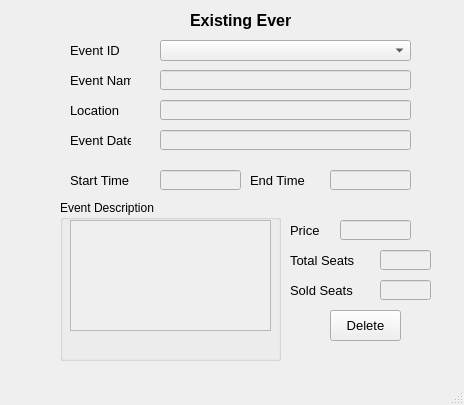
<?xml version="1.0" encoding="UTF-8"?>
<ui version="4.0">
 <class>MainWindow</class>
 <widget class="QMainWindow" name="MainWindow">
  <property name="geometry">
   <rect>
    <x>0</x>
    <y>0</y>
    <width>464</width>
    <height>405</height>
   </rect>
  </property>
  <property name="font">
   <font>
    <pointsize>12</pointsize>
   </font>
  </property>
  <property name="windowTitle">
   <string>MainWindow</string>
  </property>
  <widget class="QWidget" name="centralwidget">
   <widget class="QLabel" name="label">
    <property name="geometry">
     <rect>
      <x>70</x>
      <y>70</y>
      <width>61</width>
      <height>21</height>
     </rect>
    </property>
    <property name="font">
     <font>
      <pointsize>10</pointsize>
     </font>
    </property>
    <property name="text">
     <string>Event Name</string>
    </property>
   </widget>
   <widget class="QLabel" name="label_2">
    <property name="geometry">
     <rect>
      <x>190</x>
      <y>10</y>
      <width>101</width>
      <height>21</height>
     </rect>
    </property>
    <property name="font">
     <font>
      <weight>75</weight>
      <bold>true</bold>
     </font>
    </property>
    <property name="text">
     <string>Existing Events</string>
    </property>
   </widget>
   <widget class="QLabel" name="label_3">
    <property name="geometry">
     <rect>
      <x>70</x>
      <y>170</y>
      <width>81</width>
      <height>21</height>
     </rect>
    </property>
    <property name="font">
     <font>
      <pointsize>10</pointsize>
     </font>
    </property>
    <property name="text">
     <string>Start Time</string>
    </property>
   </widget>
   <widget class="QLabel" name="label_4">
    <property name="geometry">
     <rect>
      <x>70</x>
      <y>130</y>
      <width>61</width>
      <height>21</height>
     </rect>
    </property>
    <property name="font">
     <font>
      <pointsize>10</pointsize>
     </font>
    </property>
    <property name="text">
     <string>Event Date</string>
    </property>
   </widget>
   <widget class="QLabel" name="label_5">
    <property name="geometry">
     <rect>
      <x>250</x>
      <y>170</y>
      <width>71</width>
      <height>21</height>
     </rect>
    </property>
    <property name="font">
     <font>
      <pointsize>10</pointsize>
     </font>
    </property>
    <property name="text">
     <string>End Time</string>
    </property>
   </widget>
   <widget class="QGroupBox" name="groupBox">
    <property name="geometry">
     <rect>
      <x>60</x>
      <y>200</y>
      <width>221</width>
      <height>161</height>
     </rect>
    </property>
    <property name="font">
     <font>
      <pointsize>9</pointsize>
     </font>
    </property>
    <property name="title">
     <string>Event Description</string>
    </property>
    <widget class="QTextEdit" name="textEdit_desc">
     <property name="enabled">
      <bool>false</bool>
     </property>
     <property name="geometry">
      <rect>
       <x>10</x>
       <y>20</y>
       <width>201</width>
       <height>111</height>
      </rect>
     </property>
     <property name="html">
      <string>&lt;!DOCTYPE HTML PUBLIC &quot;-//W3C//DTD HTML 4.0//EN&quot; &quot;http://www.w3.org/TR/REC-html40/strict.dtd&quot;&gt;
&lt;html&gt;&lt;head&gt;&lt;meta name=&quot;qrichtext&quot; content=&quot;1&quot; /&gt;&lt;style type=&quot;text/css&quot;&gt;
p, li { white-space: pre-wrap; }
&lt;/style&gt;&lt;/head&gt;&lt;body style=&quot; font-family:'MS Shell Dlg 2'; font-size:9pt; font-weight:400; font-style:normal;&quot;&gt;
&lt;p style=&quot;-qt-paragraph-type:empty; margin-top:0px; margin-bottom:0px; margin-left:0px; margin-right:0px; -qt-block-indent:0; text-indent:0px;&quot;&gt;&lt;br /&gt;&lt;/p&gt;&lt;/body&gt;&lt;/html&gt;</string>
     </property>
    </widget>
   </widget>
   <widget class="QLabel" name="label_6">
    <property name="geometry">
     <rect>
      <x>290</x>
      <y>250</y>
      <width>91</width>
      <height>21</height>
     </rect>
    </property>
    <property name="font">
     <font>
      <pointsize>10</pointsize>
     </font>
    </property>
    <property name="text">
     <string>Total Seats</string>
    </property>
   </widget>
   <widget class="QLabel" name="label_7">
    <property name="geometry">
     <rect>
      <x>70</x>
      <y>100</y>
      <width>61</width>
      <height>21</height>
     </rect>
    </property>
    <property name="font">
     <font>
      <pointsize>10</pointsize>
     </font>
    </property>
    <property name="text">
     <string>Location</string>
    </property>
   </widget>
   <widget class="QLineEdit" name="lineEdit_location">
    <property name="enabled">
     <bool>false</bool>
    </property>
    <property name="geometry">
     <rect>
      <x>160</x>
      <y>100</y>
      <width>251</width>
      <height>20</height>
     </rect>
    </property>
    <property name="text">
     <string/>
    </property>
   </widget>
   <widget class="QLabel" name="label_8">
    <property name="geometry">
     <rect>
      <x>290</x>
      <y>220</y>
      <width>61</width>
      <height>21</height>
     </rect>
    </property>
    <property name="font">
     <font>
      <pointsize>10</pointsize>
     </font>
    </property>
    <property name="text">
     <string>Price</string>
    </property>
   </widget>
   <widget class="QLineEdit" name="lineEdit_price">
    <property name="enabled">
     <bool>false</bool>
    </property>
    <property name="geometry">
     <rect>
      <x>340</x>
      <y>220</y>
      <width>71</width>
      <height>20</height>
     </rect>
    </property>
    <property name="font">
     <font>
      <pointsize>8</pointsize>
     </font>
    </property>
    <property name="text">
     <string/>
    </property>
   </widget>
   <widget class="QLabel" name="label_9">
    <property name="geometry">
     <rect>
      <x>290</x>
      <y>280</y>
      <width>91</width>
      <height>21</height>
     </rect>
    </property>
    <property name="font">
     <font>
      <pointsize>10</pointsize>
     </font>
    </property>
    <property name="text">
     <string>Sold Seats</string>
    </property>
   </widget>
   <widget class="QComboBox" name="comboBox_eventID">
    <property name="geometry">
     <rect>
      <x>160</x>
      <y>40</y>
      <width>251</width>
      <height>21</height>
     </rect>
    </property>
   </widget>
   <widget class="QLineEdit" name="lineEdit_eventDate">
    <property name="enabled">
     <bool>false</bool>
    </property>
    <property name="geometry">
     <rect>
      <x>160</x>
      <y>130</y>
      <width>251</width>
      <height>20</height>
     </rect>
    </property>
    <property name="text">
     <string/>
    </property>
   </widget>
   <widget class="QLineEdit" name="lineEdit_start">
    <property name="enabled">
     <bool>false</bool>
    </property>
    <property name="geometry">
     <rect>
      <x>160</x>
      <y>170</y>
      <width>81</width>
      <height>20</height>
     </rect>
    </property>
    <property name="text">
     <string/>
    </property>
   </widget>
   <widget class="QLineEdit" name="lineEdit_end">
    <property name="enabled">
     <bool>false</bool>
    </property>
    <property name="geometry">
     <rect>
      <x>330</x>
      <y>170</y>
      <width>81</width>
      <height>20</height>
     </rect>
    </property>
    <property name="text">
     <string/>
    </property>
   </widget>
   <widget class="QLineEdit" name="lineEdit_capacity">
    <property name="enabled">
     <bool>false</bool>
    </property>
    <property name="geometry">
     <rect>
      <x>380</x>
      <y>250</y>
      <width>51</width>
      <height>20</height>
     </rect>
    </property>
    <property name="font">
     <font>
      <pointsize>8</pointsize>
     </font>
    </property>
    <property name="text">
     <string/>
    </property>
   </widget>
   <widget class="QLineEdit" name="lineEdit_sold">
    <property name="enabled">
     <bool>false</bool>
    </property>
    <property name="geometry">
     <rect>
      <x>380</x>
      <y>280</y>
      <width>51</width>
      <height>20</height>
     </rect>
    </property>
    <property name="font">
     <font>
      <pointsize>8</pointsize>
     </font>
    </property>
    <property name="text">
     <string/>
    </property>
   </widget>
   <widget class="QPushButton" name="pushButton">
    <property name="geometry">
     <rect>
      <x>330</x>
      <y>310</y>
      <width>71</width>
      <height>31</height>
     </rect>
    </property>
    <property name="font">
     <font>
      <pointsize>10</pointsize>
     </font>
    </property>
    <property name="text">
     <string>Delete</string>
    </property>
   </widget>
   <widget class="QLineEdit" name="lineEdit_eventName">
    <property name="enabled">
     <bool>false</bool>
    </property>
    <property name="geometry">
     <rect>
      <x>160</x>
      <y>70</y>
      <width>251</width>
      <height>20</height>
     </rect>
    </property>
    <property name="text">
     <string/>
    </property>
   </widget>
   <widget class="QLabel" name="label_10">
    <property name="geometry">
     <rect>
      <x>70</x>
      <y>40</y>
      <width>61</width>
      <height>21</height>
     </rect>
    </property>
    <property name="font">
     <font>
      <pointsize>10</pointsize>
     </font>
    </property>
    <property name="text">
     <string>Event ID</string>
    </property>
   </widget>
  </widget>
  <widget class="QMenuBar" name="menubar">
   <property name="geometry">
    <rect>
     <x>0</x>
     <y>0</y>
     <width>464</width>
     <height>26</height>
    </rect>
   </property>
  </widget>
  <widget class="QStatusBar" name="statusbar"/>
 </widget>
 <resources/>
 <connections/>
</ui>
